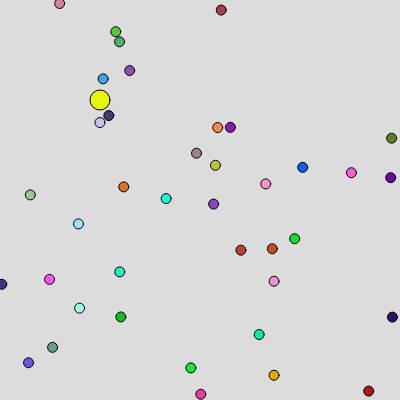
Frame 1 (no input)
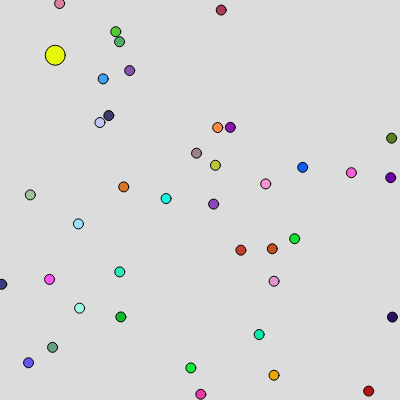
Frame 60 (no input)
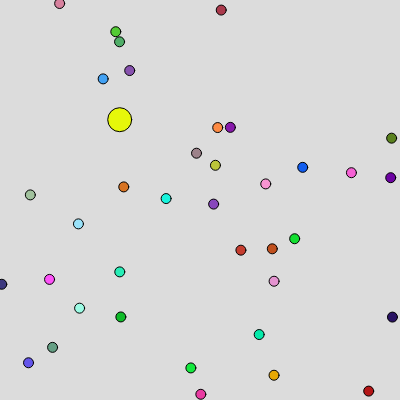
Frame 120 (the mouse pressed at the canvas centre since frame 60)

The p5.js sketch that drew these frames (run headless with seeded random() and noise() and a simulated clock; from frame 60 on, the mouse is pressed at the canvas centre):

// p5.js sketch
// ── sketch.js
let player1;
let matbiter = [];

function setup() {
  // put setup code here
  createCanvas(400, 400);
  player1 = new Spiller(100,100);
    for(let i = 0; i < 40; i++){
      matbiter[i]= new Matbit();
    }
}

function draw() {
  // put drawing code here
  background(220);
  for(let i = matbiter.length - 1; i > 0; i -= 1){
  let avstand = dist(player1.x, player1.y, matbiter[i].x, matbiter[i].y);
  if(avstand < (player1.r + matbiter[i].r) / 2){
    player1.spis();
    matbiter.splice(i, 1);
  }
  else{
    matbiter[i].tegn();
    }
  }
  player1.tegn();
  player1.flytt();
}

// ── matbit.js
class Matbit{
  constructor(){
    this.x = Math.random()*width;
    this.y = Math.random()*height;
    this.r = 10;
    this.farge = `rgb(${Math.floor(Math.random()*255)},${Math.floor(Math.random()*255)},${Math.floor(Math.random()*255)})`
  }
  tegn(){
    fill(this.farge);
    circle(this.x, this.y, this.r);
  }
}

// ── spiller.js
class Spiller{
  constructor(x, y){
    this.x = x;
    this.y = y;
    this.r = 20;
    this.farge = `rgb(${Math.floor(Math.random()*255)},${Math.floor(Math.random()*255)},${Math.floor(Math.random()*255)})`
  }
  tegn(){
    fill(this.farge);
    circle(this.x, this.y, this.r);
  }
  flytt(){
    this.x += (mouseX - this.x)*0.01;
    this.y += (mouseY - this.y)*0.01;
  }
  spis(){
        this.r += 2
    }
  }
